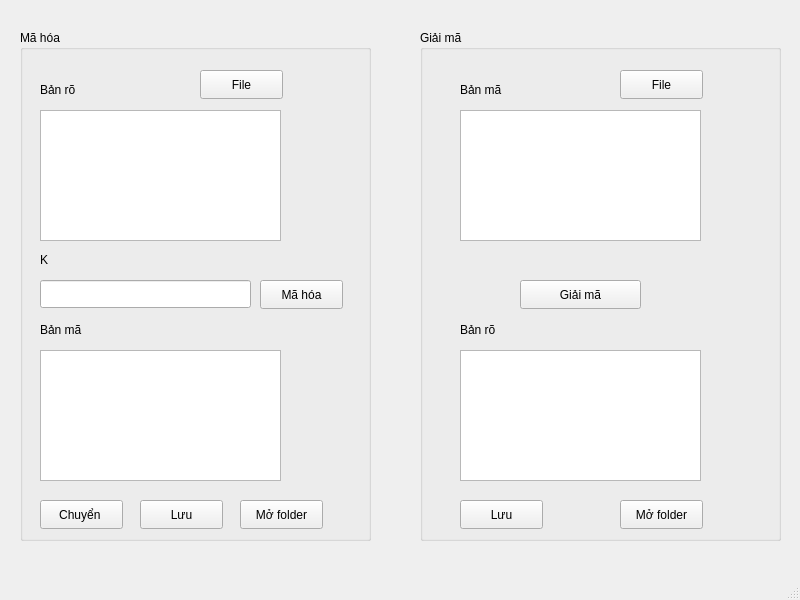
<?xml version="1.0" encoding="UTF-8"?>
<ui version="4.0">
 <class>MainWindow</class>
 <widget class="QMainWindow" name="MainWindow">
  <property name="geometry">
   <rect>
    <x>0</x>
    <y>0</y>
    <width>800</width>
    <height>600</height>
   </rect>
  </property>
  <property name="windowTitle">
   <string>MainWindow</string>
  </property>
  <widget class="QWidget" name="centralwidget">
   <widget class="QLineEdit" name="myKeyInput">
    <property name="geometry">
     <rect>
      <x>40</x>
      <y>280</y>
      <width>211</width>
      <height>28</height>
     </rect>
    </property>
    <property name="text">
     <string/>
    </property>
   </widget>
   <widget class="QTextEdit" name="myTextEditInput">
    <property name="geometry">
     <rect>
      <x>40</x>
      <y>110</y>
      <width>241</width>
      <height>131</height>
     </rect>
    </property>
   </widget>
   <widget class="QLabel" name="label">
    <property name="geometry">
     <rect>
      <x>40</x>
      <y>80</y>
      <width>63</width>
      <height>20</height>
     </rect>
    </property>
    <property name="text">
     <string>Bản rõ</string>
    </property>
   </widget>
   <widget class="QLabel" name="label_2">
    <property name="geometry">
     <rect>
      <x>40</x>
      <y>320</y>
      <width>63</width>
      <height>20</height>
     </rect>
    </property>
    <property name="text">
     <string>Bản mã</string>
    </property>
   </widget>
   <widget class="QLabel" name="label_5">
    <property name="geometry">
     <rect>
      <x>40</x>
      <y>250</y>
      <width>63</width>
      <height>20</height>
     </rect>
    </property>
    <property name="text">
     <string>K</string>
    </property>
   </widget>
   <widget class="QTextEdit" name="myTextEditOutput">
    <property name="geometry">
     <rect>
      <x>40</x>
      <y>350</y>
      <width>241</width>
      <height>131</height>
     </rect>
    </property>
   </widget>
   <widget class="QPushButton" name="swap">
    <property name="geometry">
     <rect>
      <x>40</x>
      <y>500</y>
      <width>83</width>
      <height>29</height>
     </rect>
    </property>
    <property name="text">
     <string>Chuyển </string>
    </property>
   </widget>
   <widget class="QPushButton" name="openPlaintText">
    <property name="geometry">
     <rect>
      <x>200</x>
      <y>70</y>
      <width>83</width>
      <height>29</height>
     </rect>
    </property>
    <property name="text">
     <string>File</string>
    </property>
   </widget>
   <widget class="QPushButton" name="openCypherText">
    <property name="geometry">
     <rect>
      <x>620</x>
      <y>70</y>
      <width>83</width>
      <height>29</height>
     </rect>
    </property>
    <property name="text">
     <string>File</string>
    </property>
   </widget>
   <widget class="QLabel" name="label_3">
    <property name="geometry">
     <rect>
      <x>460</x>
      <y>80</y>
      <width>63</width>
      <height>20</height>
     </rect>
    </property>
    <property name="text">
     <string>Bản mã</string>
    </property>
   </widget>
   <widget class="QLabel" name="label_4">
    <property name="geometry">
     <rect>
      <x>460</x>
      <y>320</y>
      <width>63</width>
      <height>20</height>
     </rect>
    </property>
    <property name="text">
     <string>Bản rõ</string>
    </property>
   </widget>
   <widget class="QTextEdit" name="myTextEditInput2">
    <property name="geometry">
     <rect>
      <x>460</x>
      <y>110</y>
      <width>241</width>
      <height>131</height>
     </rect>
    </property>
   </widget>
   <widget class="QPushButton" name="myDecryptButton">
    <property name="geometry">
     <rect>
      <x>520</x>
      <y>280</y>
      <width>121</width>
      <height>29</height>
     </rect>
    </property>
    <property name="text">
     <string>Giải mã</string>
    </property>
   </widget>
   <widget class="QTextEdit" name="myTextEditOutput2">
    <property name="geometry">
     <rect>
      <x>460</x>
      <y>350</y>
      <width>241</width>
      <height>131</height>
     </rect>
    </property>
   </widget>
   <widget class="QGroupBox" name="groupBox">
    <property name="geometry">
     <rect>
      <x>20</x>
      <y>30</y>
      <width>351</width>
      <height>511</height>
     </rect>
    </property>
    <property name="title">
     <string>Mã hóa</string>
    </property>
    <widget class="QPushButton" name="openCypher">
     <property name="geometry">
      <rect>
       <x>220</x>
       <y>470</y>
       <width>83</width>
       <height>29</height>
      </rect>
     </property>
     <property name="text">
      <string>Mở folder</string>
     </property>
    </widget>
    <widget class="QPushButton" name="save1">
     <property name="geometry">
      <rect>
       <x>120</x>
       <y>470</y>
       <width>83</width>
       <height>29</height>
      </rect>
     </property>
     <property name="text">
      <string>Lưu</string>
     </property>
    </widget>
    <widget class="QPushButton" name="myEncryptButton">
     <property name="geometry">
      <rect>
       <x>240</x>
       <y>250</y>
       <width>83</width>
       <height>29</height>
      </rect>
     </property>
     <property name="text">
      <string>Mã hóa</string>
     </property>
    </widget>
   </widget>
   <widget class="QGroupBox" name="groupBox_2">
    <property name="geometry">
     <rect>
      <x>420</x>
      <y>30</y>
      <width>361</width>
      <height>511</height>
     </rect>
    </property>
    <property name="title">
     <string>Giải mã</string>
    </property>
    <widget class="QPushButton" name="openPlaint">
     <property name="geometry">
      <rect>
       <x>200</x>
       <y>470</y>
       <width>83</width>
       <height>29</height>
      </rect>
     </property>
     <property name="text">
      <string>Mở folder</string>
     </property>
    </widget>
    <widget class="QPushButton" name="save2">
     <property name="geometry">
      <rect>
       <x>40</x>
       <y>470</y>
       <width>83</width>
       <height>29</height>
      </rect>
     </property>
     <property name="text">
      <string>Lưu</string>
     </property>
    </widget>
   </widget>
   <zorder>groupBox</zorder>
   <zorder>groupBox_2</zorder>
   <zorder>myKeyInput</zorder>
   <zorder>myTextEditInput</zorder>
   <zorder>label</zorder>
   <zorder>label_2</zorder>
   <zorder>label_5</zorder>
   <zorder>myTextEditOutput</zorder>
   <zorder>swap</zorder>
   <zorder>openPlaintText</zorder>
   <zorder>openCypherText</zorder>
   <zorder>label_3</zorder>
   <zorder>label_4</zorder>
   <zorder>myTextEditInput2</zorder>
   <zorder>myDecryptButton</zorder>
   <zorder>myTextEditOutput2</zorder>
  </widget>
  <widget class="QStatusBar" name="statusbar"/>
 </widget>
 <resources/>
 <connections/>
</ui>
